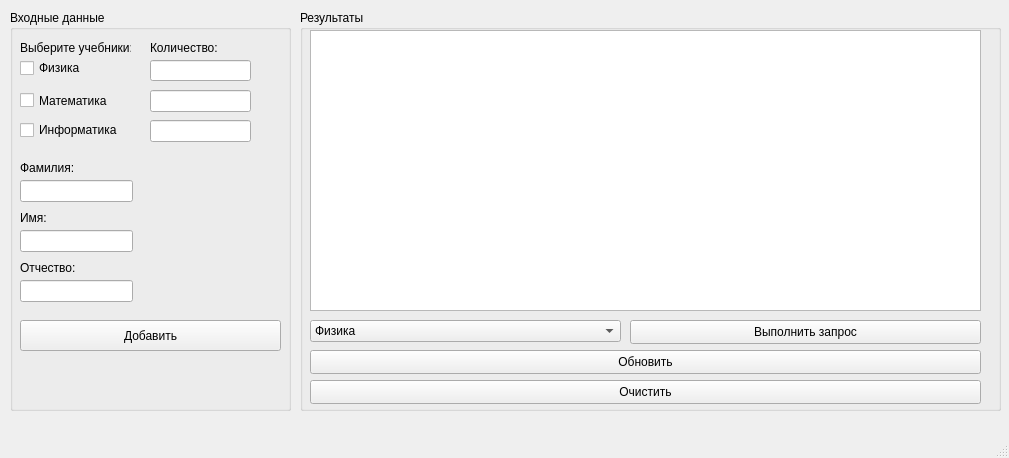
<?xml version="1.0" encoding="UTF-8"?>
<ui version="4.0">
 <class>MainWindow</class>
 <widget class="QMainWindow" name="MainWindow">
  <property name="geometry">
   <rect>
    <x>0</x>
    <y>0</y>
    <width>1009</width>
    <height>458</height>
   </rect>
  </property>
  <property name="windowTitle">
   <string>MainWindow</string>
  </property>
  <widget class="QWidget" name="centralwidget">
   <widget class="QGroupBox" name="groupBox">
    <property name="geometry">
     <rect>
      <x>10</x>
      <y>10</y>
      <width>281</width>
      <height>401</height>
     </rect>
    </property>
    <property name="title">
     <string>Входные данные</string>
    </property>
    <widget class="QPushButton" name="addPurchaseButton">
     <property name="geometry">
      <rect>
       <x>10</x>
       <y>310</y>
       <width>261</width>
       <height>31</height>
      </rect>
     </property>
     <property name="text">
      <string>Добавить</string>
     </property>
    </widget>
    <widget class="QLabel" name="label_2">
     <property name="geometry">
      <rect>
       <x>10</x>
       <y>150</y>
       <width>61</width>
       <height>16</height>
      </rect>
     </property>
     <property name="text">
      <string>Фамилия:</string>
     </property>
    </widget>
    <widget class="QLabel" name="label_4">
     <property name="geometry">
      <rect>
       <x>10</x>
       <y>250</y>
       <width>111</width>
       <height>16</height>
      </rect>
     </property>
     <property name="text">
      <string>Отчество:</string>
     </property>
    </widget>
    <widget class="QLineEdit" name="firstNameEdit">
     <property name="geometry">
      <rect>
       <x>10</x>
       <y>220</y>
       <width>113</width>
       <height>22</height>
      </rect>
     </property>
    </widget>
    <widget class="QLineEdit" name="countOfPhysicsEdit">
     <property name="geometry">
      <rect>
       <x>140</x>
       <y>50</y>
       <width>101</width>
       <height>21</height>
      </rect>
     </property>
    </widget>
    <widget class="QLabel" name="label_3">
     <property name="geometry">
      <rect>
       <x>10</x>
       <y>200</y>
       <width>101</width>
       <height>16</height>
      </rect>
     </property>
     <property name="text">
      <string>Имя:</string>
     </property>
    </widget>
    <widget class="QLineEdit" name="middleNameEdit">
     <property name="geometry">
      <rect>
       <x>10</x>
       <y>270</y>
       <width>113</width>
       <height>22</height>
      </rect>
     </property>
    </widget>
    <widget class="QLabel" name="label">
     <property name="geometry">
      <rect>
       <x>10</x>
       <y>30</y>
       <width>111</width>
       <height>16</height>
      </rect>
     </property>
     <property name="text">
      <string>Выберите учебники:</string>
     </property>
    </widget>
    <widget class="QLabel" name="label_5">
     <property name="geometry">
      <rect>
       <x>140</x>
       <y>30</y>
       <width>71</width>
       <height>16</height>
      </rect>
     </property>
     <property name="text">
      <string>Количество:</string>
     </property>
    </widget>
    <widget class="QLineEdit" name="lastNameEdit">
     <property name="geometry">
      <rect>
       <x>10</x>
       <y>170</y>
       <width>113</width>
       <height>22</height>
      </rect>
     </property>
    </widget>
    <widget class="QCheckBox" name="physicsCheckBox">
     <property name="geometry">
      <rect>
       <x>10</x>
       <y>50</y>
       <width>75</width>
       <height>16</height>
      </rect>
     </property>
     <property name="text">
      <string>Физика</string>
     </property>
    </widget>
    <widget class="QCheckBox" name="mathCheckBox">
     <property name="geometry">
      <rect>
       <x>10</x>
       <y>80</y>
       <width>91</width>
       <height>21</height>
      </rect>
     </property>
     <property name="text">
      <string>Математика</string>
     </property>
    </widget>
    <widget class="QCheckBox" name="infoCheckBox">
     <property name="geometry">
      <rect>
       <x>10</x>
       <y>110</y>
       <width>101</width>
       <height>20</height>
      </rect>
     </property>
     <property name="text">
      <string>Информатика</string>
     </property>
    </widget>
    <widget class="QLineEdit" name="countOfMathEdit">
     <property name="geometry">
      <rect>
       <x>140</x>
       <y>80</y>
       <width>101</width>
       <height>22</height>
      </rect>
     </property>
    </widget>
    <widget class="QLineEdit" name="countOfInfoEdit">
     <property name="geometry">
      <rect>
       <x>140</x>
       <y>110</y>
       <width>101</width>
       <height>22</height>
      </rect>
     </property>
    </widget>
   </widget>
   <widget class="QGroupBox" name="groupBox_2">
    <property name="geometry">
     <rect>
      <x>300</x>
      <y>10</y>
      <width>701</width>
      <height>401</height>
     </rect>
    </property>
    <property name="title">
     <string>Результаты</string>
    </property>
    <widget class="QPushButton" name="clearListButton">
     <property name="geometry">
      <rect>
       <x>10</x>
       <y>370</y>
       <width>671</width>
       <height>24</height>
      </rect>
     </property>
     <property name="text">
      <string>Очистить</string>
     </property>
    </widget>
    <widget class="QTableView" name="tableView">
     <property name="geometry">
      <rect>
       <x>10</x>
       <y>20</y>
       <width>671</width>
       <height>281</height>
      </rect>
     </property>
    </widget>
    <widget class="QComboBox" name="comboBox">
     <property name="geometry">
      <rect>
       <x>10</x>
       <y>310</y>
       <width>311</width>
       <height>22</height>
      </rect>
     </property>
     <item>
      <property name="text">
       <string>Физика</string>
      </property>
     </item>
     <item>
      <property name="text">
       <string>Математика</string>
      </property>
     </item>
     <item>
      <property name="text">
       <string>Информатика</string>
      </property>
     </item>
    </widget>
    <widget class="QPushButton" name="queryPushButton">
     <property name="geometry">
      <rect>
       <x>330</x>
       <y>310</y>
       <width>351</width>
       <height>24</height>
      </rect>
     </property>
     <property name="text">
      <string>Выполнить запрос</string>
     </property>
    </widget>
    <widget class="QPushButton" name="resetTableButton">
     <property name="geometry">
      <rect>
       <x>10</x>
       <y>340</y>
       <width>671</width>
       <height>24</height>
      </rect>
     </property>
     <property name="text">
      <string>Обновить</string>
     </property>
    </widget>
   </widget>
  </widget>
  <widget class="QMenuBar" name="menubar">
   <property name="geometry">
    <rect>
     <x>0</x>
     <y>0</y>
     <width>1009</width>
     <height>22</height>
    </rect>
   </property>
  </widget>
  <widget class="QStatusBar" name="statusbar"/>
 </widget>
 <resources/>
 <connections/>
</ui>
